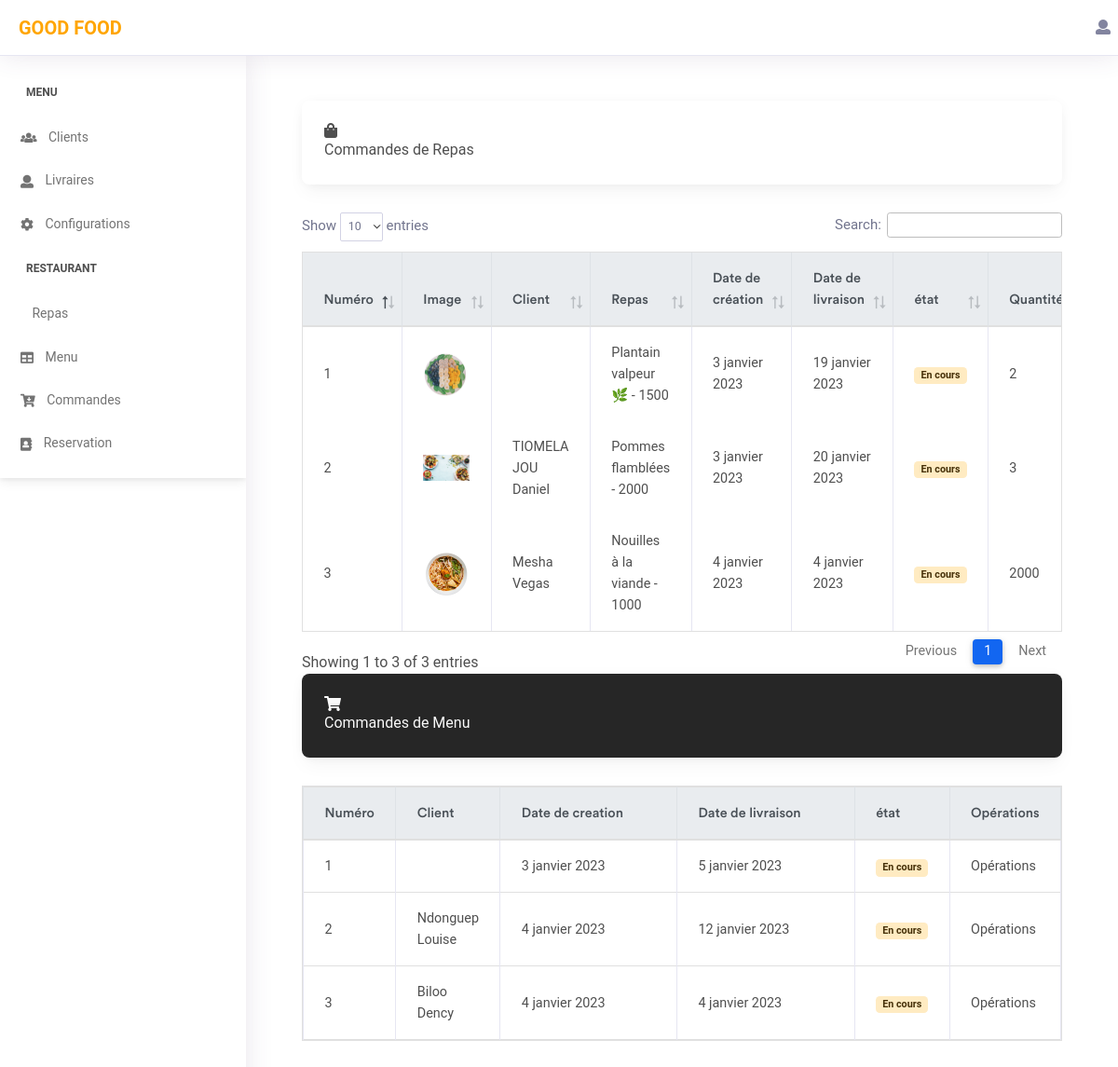
Screenshot of /command_list/ (signed in) with the database file from the repository.
### app/models.py (models this page shows, shortened)
class Commande(models.Model):
    client = models.ForeignKey(User, on_delete=models.CASCADE)
    quantite = models.PositiveIntegerField("Quantité")
    plat = models.ForeignKey("Repas", on_delete=models.CASCADE)
    date_de_commande = models.DateField( auto_now_add=True)
    TYPE_COMMANDE =  [('En cours','En cours'), ('Livrée', 'Livrée'), ('Annulée', 'Annulée')]
    etat = models.CharField(choices = TYPE_COMMANDE, default = 'En cours' , max_length=50)
    date_de_livraison = models.DateField()

class Repas(models.Model):
    Nom = models.CharField(max_length=50)
    Prix = models.PositiveIntegerField()
    TYPES_RESPAS = [
        ('Entrée','Entrée'),
        ('Résistance','Résistance'),
        ('Boisson','Boisson'),
        ('Sortie','Sortie'),
        ('Désert','Désert'),
    ]
    type_de_plat = models.CharField(choices = TYPES_RESPAS,  max_length=50)
    images = models.ImageField(upload_to='Images_des_respas')
    description = models.TextField()
    def __str__(self):
        return f'{self.Nom} - {self.Prix}'

class Commande_menu(models.Model):
    client = models.ForeignKey(User, on_delete=models.CASCADE)
    quantite = models.PositiveIntegerField("Quantité")
    menu = models.ForeignKey("Menu", on_delete=models.CASCADE)
    date_de_commande = models.DateField( auto_now_add=True)
    date_de_livraison = models.DateField()
    TYPE_COMMANDE =  [('En cours','En cours'), ('Livrée', 'Livrée'), ('Annulée', 'Annulée')]
    etat = models.CharField(choices = TYPE_COMMANDE, default = 'En cours' , max_length=50)

### app/views.py (the view)
# urls.py: path("command_list/", command_list, name="command_list"),
@login_required
@permission_required('is_superuser')
def command_list(request):
    context = {}
    context['commande_repas'] = Commande.objects.all()
    context['commande_menu'] = Commande_menu.objects.all()
    return render(request, 'admin_dash/commandes.html', context)

### app/templates/admin_dash/commandes.html (shortened to what this page needs)
{% extends 'admin_dash/base.html' %}
{% block content %}
<div class="container-fluid">
    <div class="row">
        <div class="col-md-12">
            <div class="card card-body"> <i class="fa fa-shopping-bag"></i> Commandes de Repas</div>
            <table id="studenttable" class="table-responsive table table-bordered table-hover" data-page-length='10'>
                <thead class="thead-light">
                  <tr>
                      <th >Numéro</th>
                      <th>Image </th>
                      <th >Client </th>
                      <th >Repas </th>
                      <th>Date de création</th>
                      <th>Date de livraison</th>
                      <th >état</th>
                      <th >Quantité</th>
                  </tr>
                </thead>
                <tbody>
                    {% for command in commande_repas %}
                    <tr>
                        <td >{{command.id}}</td>
                        <td width="20%"> <img src="{{command.plat.images.url}}" alt="" width="50"> </td>
                        <td > {{command.client.last_name}} {{command.client.first_name}} </td>
                        <td width="20%"> {{command.plat}} </td>
                        <td> {{command.date_de_commande}} </td>
                        <td>{{command.date_de_livraison}}</td>
                        <td >
                            {% if command.etat == 'En cours' %}
                                <div class="badge badge-warning"> En cours </div>
                            {% elif command.etat == 'Annulée' %}
                            <div class="badge badge-danger"> Annulée </div>
                            {% else %}
                            <div class="badge badge-success"> Livrée </div>
                            {% endif %}
                        </td>
                        <td>{{command.quantite}}</td>
                    </tr>
                    {% endfor %}
                </tbody>
              </table>
              <div class="card card-body bg-dark text-light">  <i class="fa fa-shopping-cart"></i>  Commandes de Menu</div>
              <table id="studenttable" class="table-responsive table table-bordered table-hover" data-page-length='10'>
                <thead class="thead-light">
                  <tr>
                      <th width="5%">Numéro</th>
                      <th width="10%">Client </th>
                      <th>Date de creation</th>
                      <th>Date de livraison</th>
                      <th width="10%">état</th>
                      <th width="5%">Opérations</th>
                  </tr>
                </thead>
                <tbody>
                    {% for command in commande_menu %}
                    <tr>
                        <td >{{command.id}}</td>
                        <td > {{command.client.last_name}} {{command.client.first_name}} </td>
                        <td> {{command.date_de_commande}} </td>
                        <td>{{command.date_de_livraison}}</td>
                        <td >
                            {% if command.etat == 'En cours' %}
                                <div class="badge badge-warning"> En cours </div>
                            {% elif command.etat == 'Annulée' %}
                            <div class="badge badge-danger"> Annulée </div>
                            {% else %}
                            <div class="badge badge-success"> Livrée </div>
                            {% endif %}
                        </td>
                        <td >Opérations</td>
                    </tr>
                    {% endfor %}
                </tbody>
              </table>
        </div>
    </div>
{% endblock content %}

### rows the page displays
Commande: id "1", plat.images (picture), plat "Plantain valpeur 🌿 - 1500", date_de_commande "3 janvier 2023", date_de_livraison "19 janvier 2023", etat "En cours", quantite "2"
Commande: id "2", plat.images (picture), client.last_name "TIOMELA JOU", client.first_name "Daniel", plat "Pommes flamblées - 2000", date_de_commande "3 janvier 2023", date_de_livraison "20 janvier 2023", etat "En cours", quantite "3"
Commande: id "3", plat.images (picture), client.last_name "Mesha", client.first_name "Vegas", plat "Nouilles à la viande - 1000", date_de_commande "4 janvier 2023", date_de_livraison "4 janvier 2023", etat "En cours", quantite "2000"
Commande_menu: id "1", date_de_commande "3 janvier 2023", date_de_livraison "5 janvier 2023", etat "En cours"
Commande_menu: id "2", client.last_name "Ndonguep", client.first_name "Louise", date_de_commande "4 janvier 2023", date_de_livraison "12 janvier 2023", etat "En cours"
Commande_menu: id "3", client.last_name "Biloo", client.first_name "Dency", date_de_commande "4 janvier 2023", date_de_livraison "4 janvier 2023", etat "En cours"
